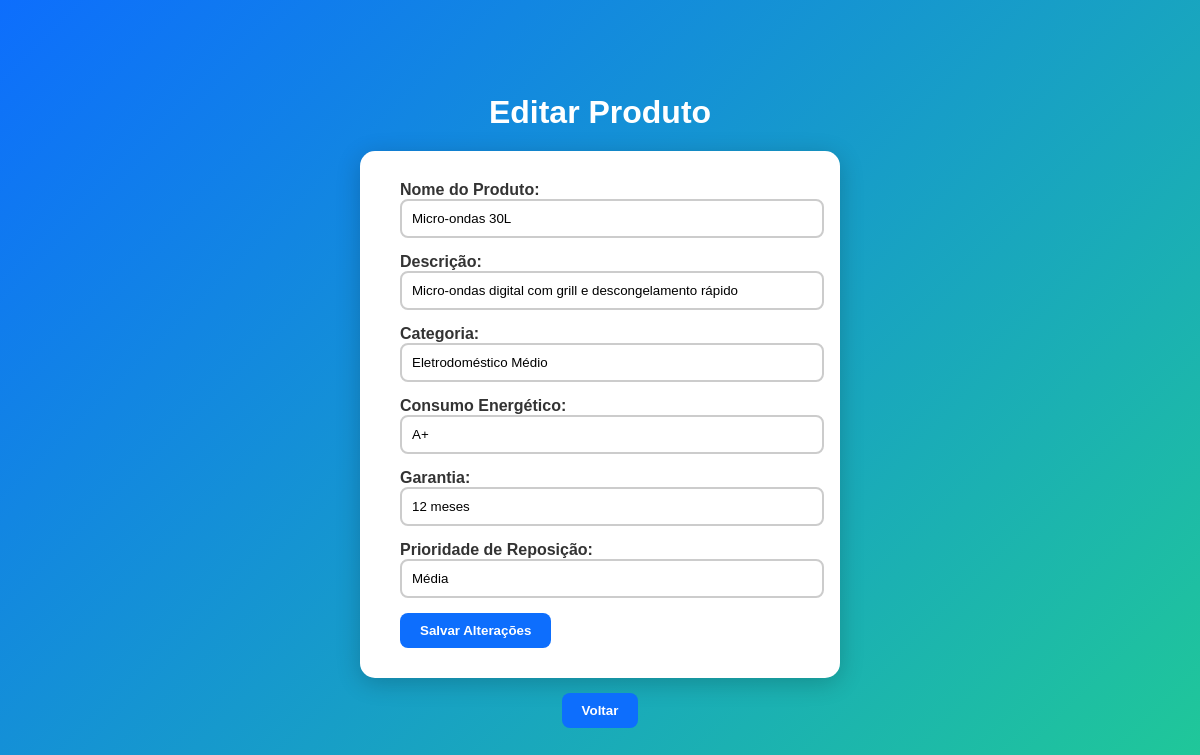
Screenshot of /view/editar_produto.php?acao=editar_produto&id=2 (signed in) with the database file from the repository.
### tables this page shows
CREATE TABLE PRODUTO (
    PROD_ID INTEGER AUTO_INCREMENT PRIMARY KEY,
    PROD_NOME VARCHAR(255),
    PROD_DESCRICAO VARCHAR(255),
    PROD_CATEGORIA VARCHAR(255),
    FK_USU_ID INTEGER,
    PROD_CONSUMO_ENERGETICO VARCHAR(50),
    PROD_GARANTIA VARCHAR(100),
    PROD_PRIORIDADE_REPOSICAO VARCHAR(100),
    CONSTRAINT FK_PRODUTO_USUARIO FOREIGN KEY (FK_USU_ID)
        REFERENCES USUARIO (USU_ID)
);

### model/model_produto.php (called while the page is built, shortened)
<?php
class Produto {
    public function buscar_produto_pelo_id($id) {
        $conn = Database::getConnection();
        $select = $conn->prepare("SELECT
                                    P.PROD_ID,
                                    P.PROD_NOME,
                                    P.PROD_DESCRICAO,
                                    P.PROD_CATEGORIA,
                                    P.PROD_CONSUMO_ENERGETICO,
                                    P.PROD_GARANTIA,
                                    P.PROD_PRIORIDADE_REPOSICAO,
                                    E.EST_QUANTIDADE AS ESTOQUE_QUANTIDADE,
                                    U.USU_NOME,
                                    U.USU_EMAIL
                                FROM PRODUTO P
                                JOIN USUARIO U ON P.FK_USU_ID = U.USU_ID
                                JOIN ESTOQUE E ON P.PROD_ID = E.FK_PROD_ID
                                WHERE P.PROD_ID = ?
                                ORDER BY P.PROD_NOME");
        $select->bind_param("i", $id);
        $select->execute();
        $result = $select->get_result();
        $produto = $result->fetch_assoc();
        return $produto;
    }
}
?>

### controller/controller_produto.php (called while the page is built, shortened)
<?php
require_once "../model/model_produto.php";
if (isset($_POST["cadastrar_produto"])) {
    $produto = new Produto();
    $nome = isset($_POST['nome']) ? trim($_POST['nome']) : '';
    $descricao = isset($_POST['descricao']) ? trim($_POST['descricao']) : '';
    $categoria = isset($_POST['categoria']) ? trim($_POST['categoria']) : '';
    $consumo = isset($_POST['consumo']) ? trim($_POST['consumo']) : '';
    $garantia = isset($_POST['garantia']) ? trim($_POST['garantia']) : '';
    $prioridade = isset($_POST['prioridade']) ? trim($_POST['prioridade']) : '';
    $fk_usuario = $_SESSION['usuario']["USU_ID"];
    $resultado = $produto->cadastrar_produto(
        $nome,
        $descricao,
        $categoria,
        $fk_usuario,
        $consumo,
        $garantia,
        $prioridade
    );
    if ($resultado) {
        echo "<script>
                alert('Produto cadastrado com sucesso!');
                window.location.href='../view/listar_produtos.php';
            </script>";
    } else {
        echo "<script>
                alert('Erro ao cadastrar produto!');
                window.location.href='../view/listar_produtos.php';
            </script>";
    }
    exit();
}
else if (isset($_GET["acao"]) && $_GET["acao"] == "editar_produto") {
    $produto = new Produto();
    $resultados = $produto->buscar_produto_pelo_id($_GET["id"]);
    if (!empty($resultados)) {
        $produto_editar = $resultados;
    } else {
        echo "<script>
                alert('Produto não encontrado!');
                window.location.href='../view/listar_produtos.php';
            </script>";
        exit();
    }
}
?>

### view/editar_produto.php (the view, shortened to what this page needs)
<?php
require_once "./../controller/controller_produto.php";
?>
<!DOCTYPE html>
<html lang="pt-br">
<head>
</head>
<body>
    <h1>Editar Produto</h1>
    <form action="" method="POST">
        <label>Nome do Produto:</label>
        <input type="text" id="nome" name="nome" value="<?php echo $produto_editar['PROD_NOME']; ?>" required>
        <label>Descrição:</label>
        <input type="text" id="descricao" name="descricao" value="<?php echo $produto_editar['PROD_DESCRICAO']; ?>" required>
        <label>Categoria:</label>
        <input type="text" id="categoria" name="categoria" value="<?php echo $produto_editar['PROD_CATEGORIA']; ?>" required>
        <label>Consumo Energético:</label>
        <input type="text" id="consumo" name="consumo" value="<?php echo $produto_editar['PROD_CONSUMO_ENERGETICO']; ?>" required>
        <label>Garantia:</label>
        <input type="text" id="garantia" name="garantia" value="<?php echo $produto_editar['PROD_GARANTIA']; ?>" required>
        <label>Prioridade de Reposição:</label>
        <input type="text" id="prioridade" name="prioridade" value="<?php echo $produto_editar['PROD_PRIORIDADE_REPOSICAO']; ?>" required>
        <input type="submit" id="editar_produto" name="editar_produto" value="Salvar Alterações">
    </form>
    <div class="voltar">
        <a href="inicial.php"><button>Voltar</button></a>
    </div>
</body>
</html>

### view/editar_produto.php (style rules this page uses)
body { font-family: 'Poppins', sans-serif; background: linear-gradient(135deg, #0d6efd, #20c997); height: 100vh; display: flex; justify-content: center; align-items: center; flex-direction: column; margin: 0; color: #fff; }
h1 { margin-bottom: 20px; }
form { background: #fff; color: #333; padding: 30px 40px; border-radius: 15px; box-shadow: 0 5px 25px rgba(0,0,0,0.2); width: 400px; text-align: left; }
label { font-weight: bold; }
input[type="text"], input[type="number"] { width: 100%; padding: 10px; border: 2px solid #ccc; border-radius: 8px; margin-bottom: 15px; transition: 0.3s; }
input[type="submit"], button { background: #0d6efd; color: #fff; border: none; border-radius: 8px; padding: 10px 20px; cursor: pointer; font-weight: bold; transition: 0.3s; }
.voltar { margin-top: 15px; }

### rows the page displays
produto: nome "Micro-ondas 30L", descricao "Micro-ondas digital com grill e descongelamento rápido", categoria "Eletrodoméstico Médio", consumo "A+", garantia "12 meses", prioridade "Média"
